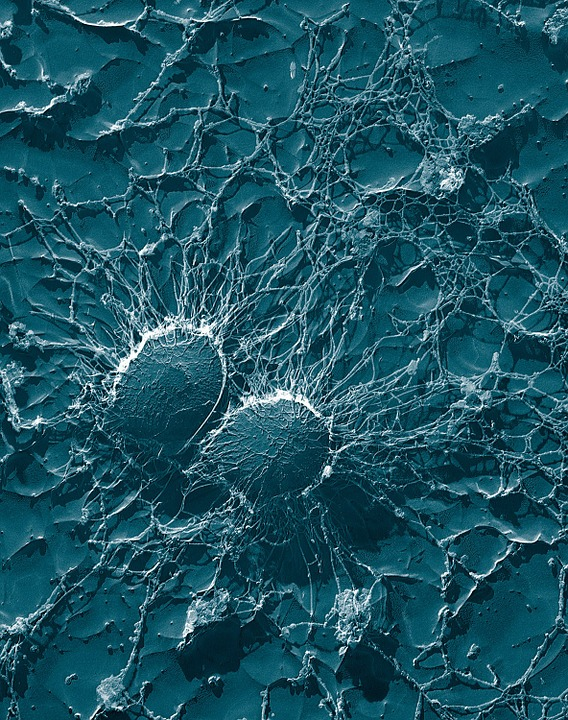
#> input picture ctf_simulation/img/bacteria1.jpg, 568 x 720 px
$ jupyter execute ctf_simulation.ipynb
#> lines starting #> are read from the running program, lines starting #| are printed output that depends on the picture
# Simulation of Contrast Transfer Function

[cell 1]
import numpy as np
import cv2 as cv
from numpy.fft import *
from matplotlib import pyplot as plt
from google.colab.patches import cv2_imshow

## Fourier Transfer Part

[cell 2]
img = cv.imread('img/bacteria1.jpg', 0) # 转为灰度图处理
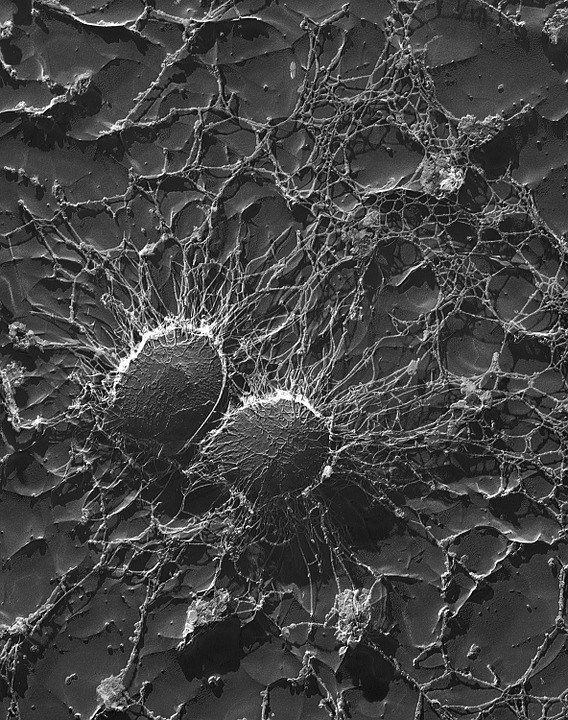
#> img: shape (720, 568); min 0, max 255, mean 68.3
#进行傅立叶变换
fft2_image = np.fft.fft2(img)
#将图像变换的原点移动到频域矩形的中心
shift2center = np.fft.fftshift(fft2_image)
disp_img = 20 * np.log(np.abs(shift2center))
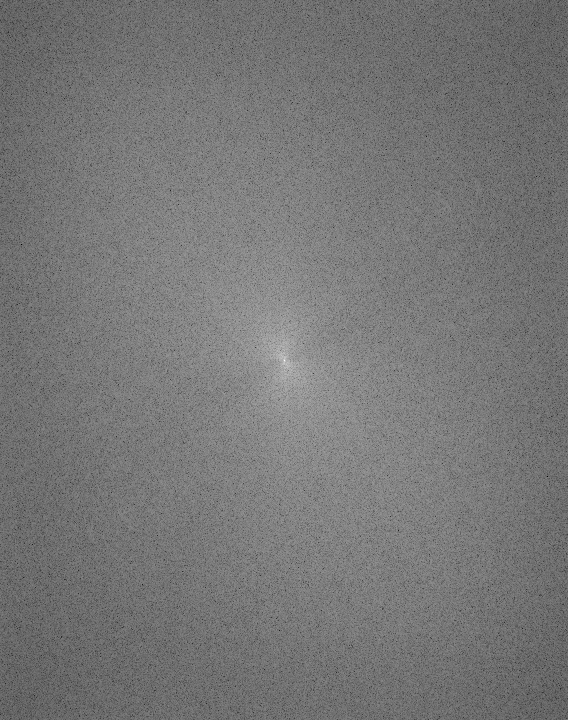
#> disp_img: shape (720, 568) float64; min 50.8, max 342.9, mean 187.1; drawn with min black and max white

[cell 3]
cv2_imshow(disp_img)

## CTF Part

* 已知:&emsp;图像的傅里叶变换 = 对象的傅里叶变换 × CTF, *i.e.*</br>
$$ \mathscr{F}\left\{Image\right\} = \mathscr{F}\left\{Object\right\}*CTF $$

所以, 我们给图像加上CTF噪声直接对傅里叶变换得到的频域图像乘上CTF.</br>
现在, 我们考虑CTF的形式: </br>

$$ CTF = sin(-\pi\Delta{z}\lambda{k}^2 + \frac{\pi{C_s}{\lambda}^3{k}^4}{2}) $$

此外, 还有极坐标下的形式:

$$ CTF = sin(\frac{-πzθ^2}{λ} + \frac{πC_sθ^4}{2λ})) $$

参数说明:

| param   | description           |   value   |
| ---- | -------------- | ---- |
| Δz   | 散焦           |   -45.5Å   |
| λ    | 放射波波长     |   1.97 pm(300keV)   |
| k    | 空间频率       | θ=λk |
| Cs   | 物镜的球差系数 |   7μm   |
| θ |  透射电子波之间的散射角  |0~2π|

* [Scherzer defocus](https://en.wikipedia.org/wiki/High-resolution_transmission_electron_microscopy#Scherzer_defocus)</br>

散焦通过球差和加速电压(通过波长)给出:

$$ \Delta{f_{Scherzer}} = -1.2\sqrt{C_s\lambda} $$

1.2定义了扩展的Scherzer散焦. 对于NCEM的CM300, 球差=0.6mm 加速电压=300keV (波长=1.97 pm), 可以得到ΔfScherzer=-41.25 nm.

[cell 4]
# 获取波长, 通过加速电压给出
def energy2wavelength(energy: float) -> float:
  return 12.2643247 / np.sqrt(energy * (1 + energy * 0.978466e-6)) * 1e-10

# 获取散焦, 通过给定的球差系数和电子能量给出, 采用Scherzer defocus
def getDefocus(Cs, energy):
  return 1.2 * np.sqrt(Cs * energy2wavelength(energy))

[cell 5]
# 初始化系数
Cs = 7e-6 # 球差系数 7μm
energy = 300e3 # 加速电压300kV
wavelength = energy2wavelength(energy) # 波长
defocus = getDefocus(Cs, energy) # 散焦
lambda3wave = np.power(wavelength, 3) # 波长三次方
B_factor = 50 # 指定envelope函数值

[cell 6]
scattered_angle = np.arange(0, 2*np.pi, 0.001)
k = scattered_angle / wavelength
power2k = k ** 2 # 空间频率平方
power4k = power2k ** 2 # 空间频率四次幂

[cell 7]
def ctfObtainment():
  ctf = np.sin(-np.pi * defocus * wavelength * power2k + np.pi * Cs * lambda3wave * power4k / 2)
  return ctf

[cell 8]
ctf = ctfObtainment()

[cell 9]
plt.xlabel("spatial frequency")
plt.ylabel("contrast")
plt.plot(k, ctf, "blue")
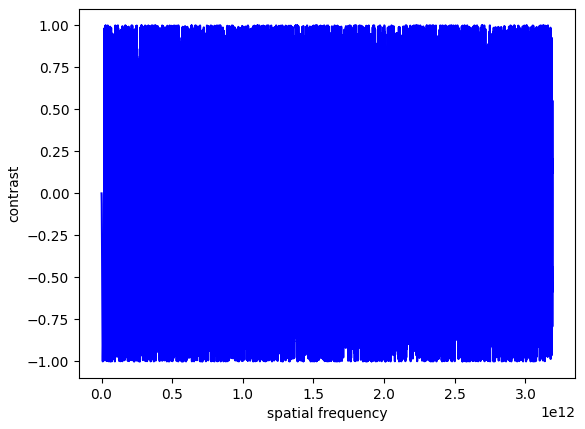
#> figure drawn by matplotlib, 1 panel; curve peaks at x = 2.75e+12, y = 1

* 模拟衰减

[cell 10]
E = np.exp(-1 * 5*1e-25 * power2k)
Y = ctf * E

[cell 11]
plt.xlabel("spatial frequency")
plt.ylabel("contrast")
plt.plot(k, Y, "blue")
plt.plot(k, E, color="red")
plt.plot(k, -E, color="red")
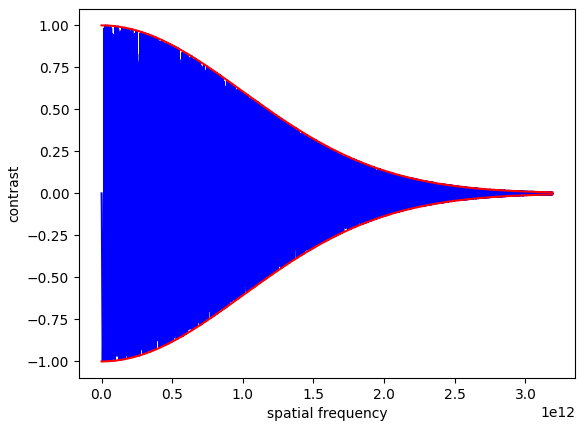
#> figure drawn by matplotlib, 1 panel; curve peaks at x = 2.95e+10, y = 0.999; curve peaks at x = 0, y = 1; curve peaks at x = 3.19e+12, y = -0.00614

$ run again, with ctf_simulation/img/bacteria2.jpg copied over ctf_simulation/img/bacteria1.jpg
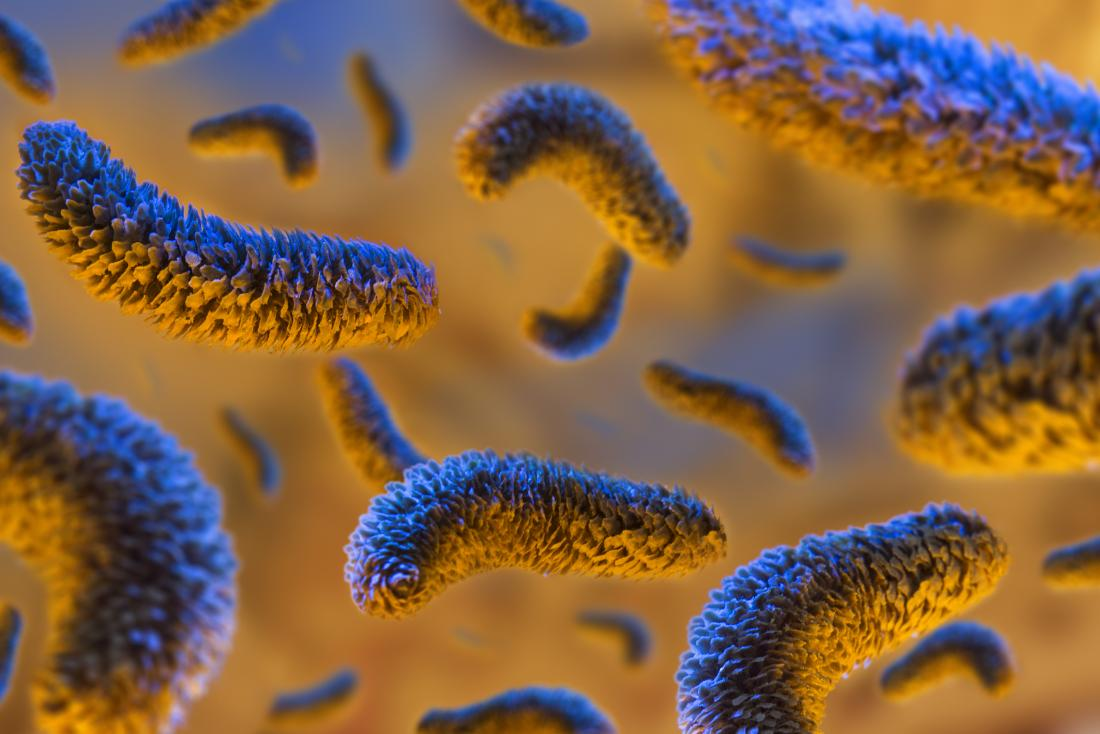
#> input picture ctf_simulation/img/bacteria2.jpg, 1100 x 734 px
#> `img = cv.imread('img/bacteria1.jpg', 0)`:
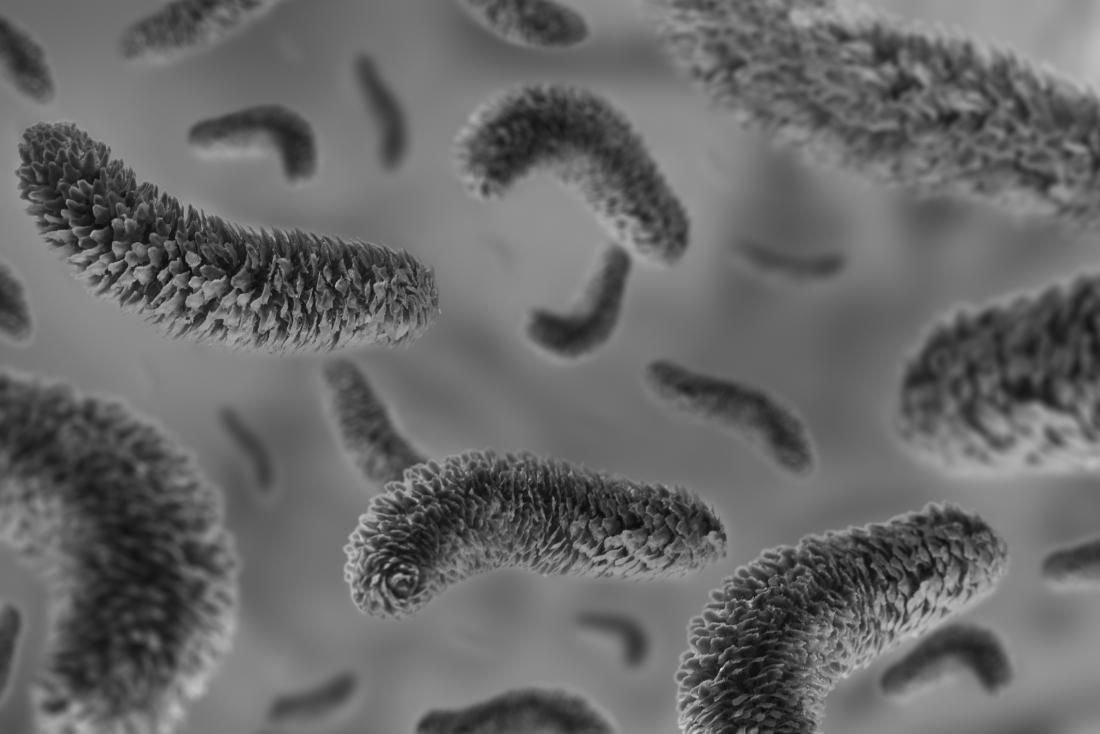
#> img: shape (734, 1100); min 5, max 218, mean 104
#> `disp_img = 20 * np.log(np.abs(shift2center))`:
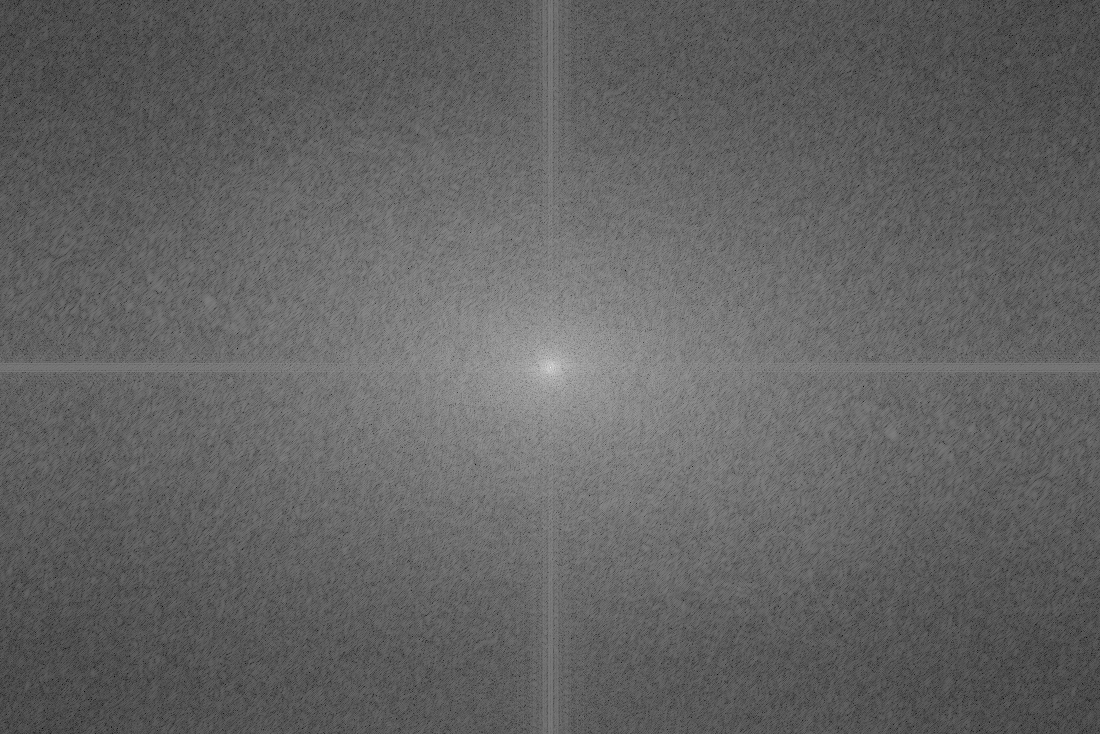
#> disp_img: shape (734, 1100) float64; min 14.54, max 364.9, mean 151; drawn with min black and max white

$ run again, with ctf_simulation/img/Albert_Einstein_Head.jpg copied over ctf_simulation/img/bacteria1.jpg
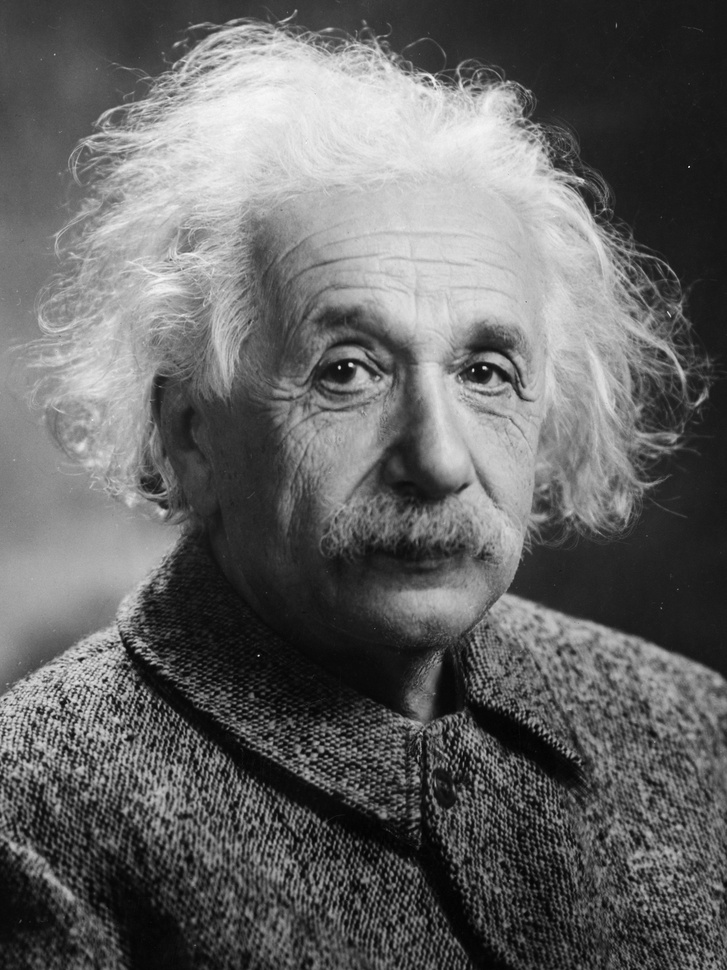
#> input picture ctf_simulation/img/Albert_Einstein_Head.jpg, 727 x 970 px, shrunk from 3250 x 4333 before the run
#> img is the input picture: shape (970, 727); min 0, max 250, mean 100.4
#> `disp_img = 20 * np.log(np.abs(shift2center))`:
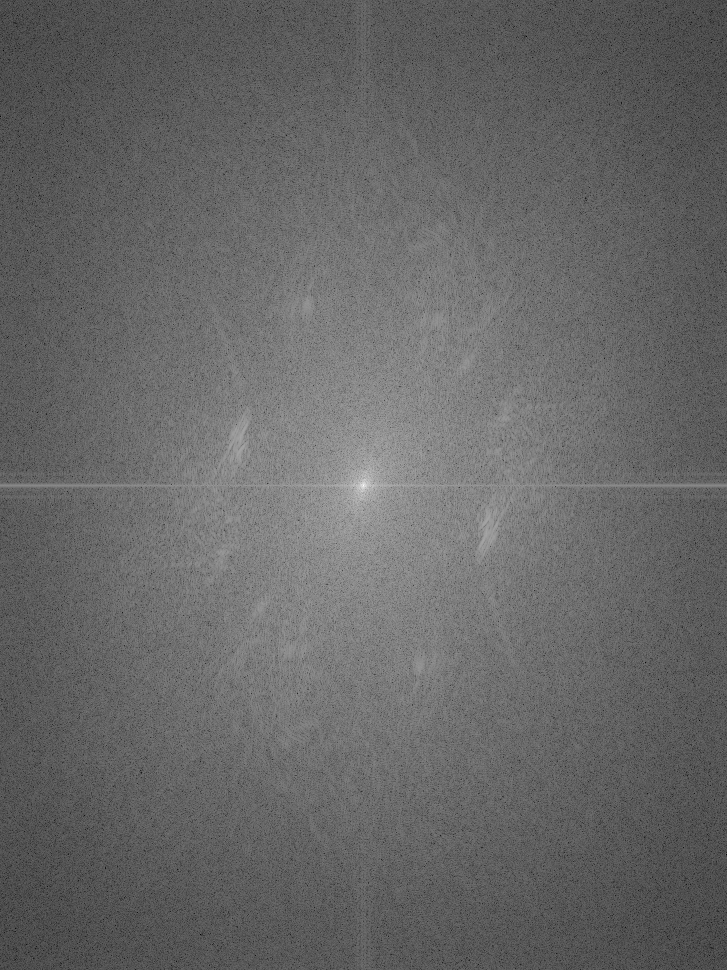
#> disp_img: shape (970, 727) float64; min 30.99, max 361.5, mean 164.5; drawn with min black and max white
